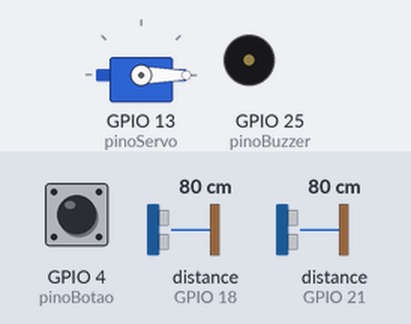
Recording of a sketch running on a simulated ESP32. Shown: servo, buzzer (waves = sounding, pin HIGH). Wiring (inferred from the names in the program): 2 × ultrasonic range finder: trigger GPIO 5, echo GPIO 18 / trigger GPIO 19, echo GPIO 21. Inputs (shaded band) come from the test bench; at power-on: GPIO 4 (pinoBotao) HIGH, distance to the obstacle (sensors on GPIO 18, GPIO 21) 80 cm. The echo pulse lasts 58.3 µs per cm; WiFi joins after 1.5 s; servers stay silent unless stated; no MQTT or app messages arrive unless stated; pins used as bus, display or sensor lines are not drawn; what the sketch prints to the serial monitor is not drawn.

Above: at 2.7 s.
2.8 s: GPIO 4 (pinoBotao) pulled LOW for 0.15 s
At 3.7 s:
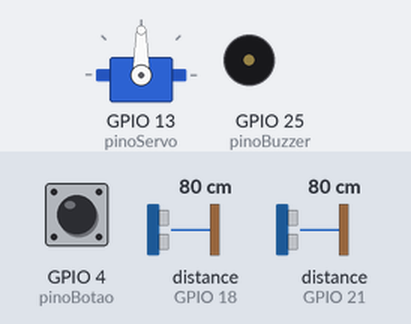
5.9 s: GPIO 4 (pinoBotao) pulled LOW for 1 s
At 9.7 s:
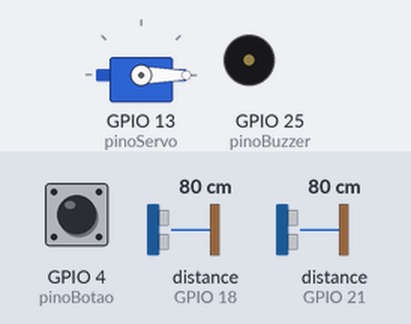
9.9 s: GPIO 4 (pinoBotao) pulled LOW for 3.2 s
At 10.5 s:
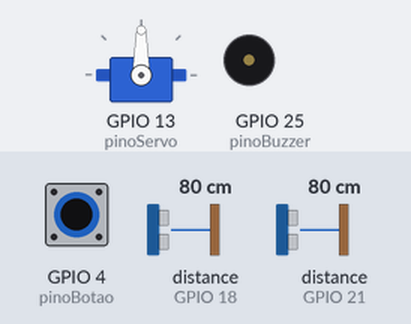
Timing chart, 0 to 14.4 s (numbered marks = the images above; inputs shaded):
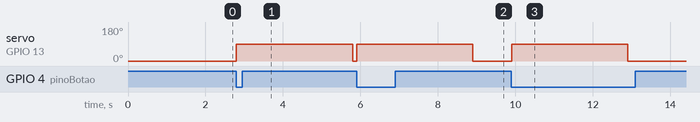

Measured:
- after the input at 2.8 s, servo on GPIO 13 (pinoServo): 0° → 90° at once, → 0° 3.0 s later
- after the input at 5.9 s, servo on GPIO 13 (pinoServo): 0° → 90° at once, → 0° 3.0 s later
- after the input at 9.9 s, servo on GPIO 13 (pinoServo): 0° → 90° at once, → 0° 3.0 s later

The sketch:

main.ino
```cpp
#include <WiFi.h>
#include <PubSubClient.h>
#include <ESP32Servo.h>

const char* ssid = "Wokwi-GUEST";
const char* password = "";
const char* mqtt_server = "broker.hivemq.com";

WiFiClient espClient;
PubSubClient client(espClient);
Servo cancela;

const int trigExt = 5, echoExt = 18;
const int trigInt = 19, echoInt = 21;
const int pinoServo = 13;
const int distDeteccao = 50;
const int pinoBotao = 4;
const int pinoBuzzer = 25;

int estado = 0;
unsigned long tempoAbertura = 0;
unsigned long travaSensoresAte = 0;

volatile bool botaoPressionado = false;

void IRAM_ATTR isrBotao() {
  botaoPressionado = true;
}

long lerDistancia(int trig, int echo) {
  digitalWrite(trig, LOW); delayMicroseconds(2);
  digitalWrite(trig, HIGH); delayMicroseconds(10);
  digitalWrite(trig, LOW);
  long duracao = pulseIn(echo, HIGH, 30000);
  long d = duracao * 0.034 / 2;
  return (d <= 0) ? 400 : d;
}

void abrirCancela(String origem) {
  Serial.println("Abrindo: " + origem);
  cancela.write(90);

  String mensagem = "Aberta por: " + origem;
  client.publish("cancela/status", mensagem.c_str());

  delay(3000);
  cancela.write(0);
  client.publish("cancela/status", "Livre");
  botaoPressionado = false;
}

void callback(char* topic, byte* payload, unsigned int length) {
  String msg = "";
  for (int i = 0; i < length; i++) { msg += (char)payload[i]; }
  if (msg == "ABRIR") {
    botaoPressionado = true;
  }
}

void setup() {
  Serial.begin(115200);
  WiFi.begin(ssid, password);
  while (WiFi.status() != WL_CONNECTED) { delay(500); Serial.print("."); }

  client.setServer(mqtt_server, 1883);
  client.setCallback(callback);

  pinMode(pinoBotao, INPUT_PULLUP);
  attachInterrupt(digitalPinToInterrupt(pinoBotao), isrBotao, FALLING);

  pinMode(pinoBuzzer, OUTPUT);
  cancela.attach(pinoServo);
  cancela.write(0);

  pinMode(trigExt, OUTPUT); pinMode(echoExt, INPUT);
  pinMode(trigInt, OUTPUT); pinMode(echoInt, INPUT);
  Serial.println("\nSistema Pronto!");
}

void reconnect() {
  while (!client.connected()) {
    if (client.connect("ESP32_Cancela_Zapella")) {
      client.subscribe("cancela/comando");
    } else { delay(5000); }
  }
}

void loop() {
  if (!client.connected()) reconnect();
  client.loop();

  if (botaoPressionado) {
    botaoPressionado = false;
    abrirCancela("Botao Fisico");
  }

  if (millis() > travaSensoresAte) {
    long dExt = lerDistancia(trigExt, echoExt);
    long dInt = lerDistancia(trigInt, echoInt);

    if (estado == 0) {
      if (dExt < distDeteccao) {
        client.publish("cancela/status", "Carro Entrando");
        cancela.write(90);
        tempoAbertura = millis();
        estado = 1;
      }
      else if (dInt < distDeteccao) {
        client.publish("cancela/status", "Carro Saindo");
        cancela.write(90);
        tempoAbertura = millis();
        estado = 2;
      }
    }
    else if (estado == 1) {
      if (dInt < distDeteccao) {
        while(lerDistancia(trigInt, echoInt) < distDeteccao) { delay(100); }
        cancela.write(0);
        estado = 0;
        client.publish("cancela/status", "Livre");
      }
      else if (millis() - tempoAbertura > 15000) {
        tone(pinoBuzzer, 1000);
        client.publish("cancela/status", "ALARME: Travado por 10s");
        delay(5000);
        noTone(pinoBuzzer);
        cancela.write(0);
        travaSensoresAte = millis() + 10000;
        estado = 0;
      }
    }
    else if (estado == 2) {
      if (dExt < distDeteccao) {
        while(lerDistancia(trigExt, echoExt) < distDeteccao) { delay(100); }
        cancela.write(0);
        estado = 0;
        client.publish("cancela/status", "Livre");
      }
      else if (millis() - tempoAbertura > 15000) {
        tone(pinoBuzzer, 1000);
        client.publish("cancela/status", "ALARME: Travado por 10s");
        delay(5000);
        noTone(pinoBuzzer);
        cancela.write(0);
        travaSensoresAte = millis() + 10000;
        estado = 0;
      }
    }
  }
  delay(10);
}
```
